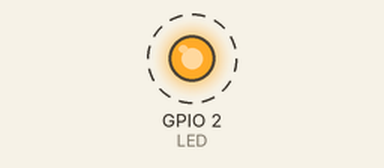
Recording of a program running on a simulated ESP32. Shown: output pins drawn as LEDs (lit = HIGH). Dashed ring = blinking. What the program prints to the serial monitor is not drawn.

Above: at 0.05 s.
Timing chart, 0 to 3.0 s (numbered marks = the images above):
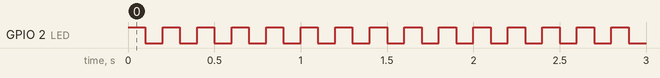

The program:

main.cpp
```cpp
#include <Arduino.h>

#include "FreeRTOS.h"
#include "freertos\task.h"

#define LED (2)

void TaskBlinkLED (void *pvParameters);
void TaskCount (void *pvParameters);

void setup()
{
	// put your setup code here, to run once:
	TaskHandle_t handleTaskBlinkLED;

	xTaskCreate(TaskBlinkLED, "TaskBlinkLED", configMINIMAL_STACK_SIZE, NULL, 1, &handleTaskBlinkLED);
	xTaskCreate(TaskCount, "TaskCount", configMINIMAL_STACK_SIZE + 1000, handleTaskBlinkLED, 2, NULL);
}

void loop()
{
	// put your main code here, to run repeatedly:
	vTaskDelay(pdMS_TO_TICKS(portMAX_DELAY));
}

void TaskBlinkLED (void *pvParameters)
{
	(void)pvParameters;

	pinMode(LED, OUTPUT);

	while (1)
	{
		digitalWrite(LED, HIGH);
		vTaskDelay(pdMS_TO_TICKS(100));
		digitalWrite(LED, LOW);
		vTaskDelay(pdMS_TO_TICKS(100));
	}
}

void TaskCount (void *pvParameters)
{
	uint8_t count = 0;
	TaskHandle_t handleTask = (TaskHandle_t)pvParameters;

	Serial.begin(9600);

	while (1)
	{

		Serial.printf("Count :%d\r\n", count);
		++count;
		vTaskDelay(pdMS_TO_TICKS(1000));

		if (count == 10)
		{
			Serial.printf("Deletando a TaskBlinkLED...\r\n");
			vTaskDelete(handleTask);
			digitalWrite(LED, LOW);
		}

		if (count == 15)
		{
			Serial.printf("Deletando a TaskCount...\r\n");
			vTaskDelete(NULL);
		}
	}
}
```

Measured:
- by itself, GPIO 2 (LED): alternates HIGH for 0.10 s and LOW for 0.10 s, 100 changes in all, then stays LOW
